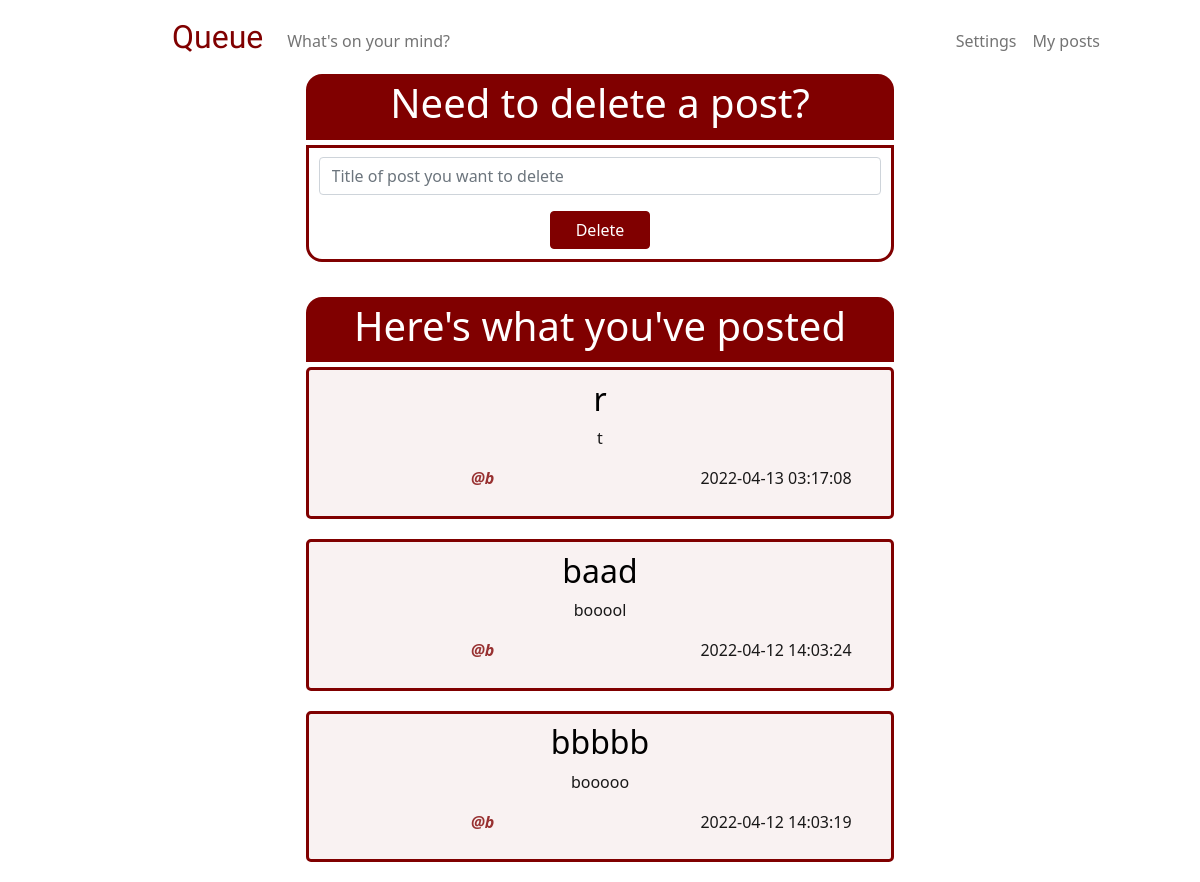
Before: /my-posts (signed in) with the older database file.
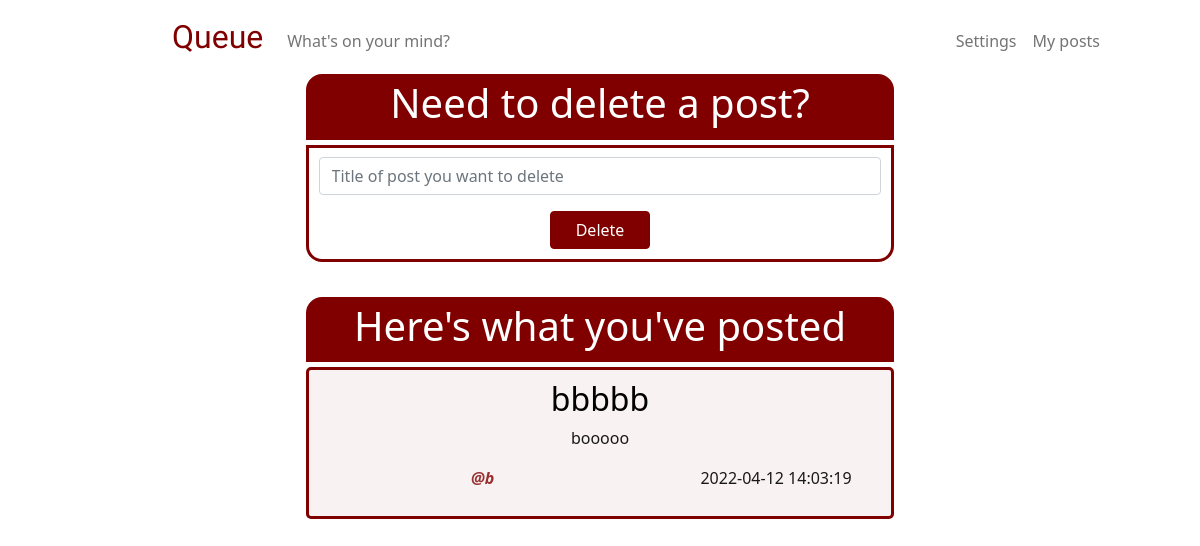
After: the same page with the newer database file.
### tables this page shows
CREATE TABLE 'posts' ('id' INTEGER PRIMARY KEY NOT NULL, 'content' TEXT NOT NULL, 'time' DATETIME DEFAULT CURRENT_TIMESTAMP, title TEXT, 'user_id'  INTEGER NOT NULL  , 'username' TEXT);

### app.py (the view)
@app.route("/my-posts", methods=["GET", "POST"])
@login_required
def my_posts():
    if request.method == "POST":
        if not request.form.get("delete-title"):
            error_delete_title = "*Type in title of post you want to delete"
            user_posts = db.execute("SELECT * FROM posts WHERE user_id = ? ORDER BY time DESC ", session["user_id"])
            return render_template("my_posts.html", error_delete_title=error_delete_title, user_posts= user_posts)
        delete_title = request.form.get("delete-title")
        rows = db.execute("SELECT * FROM posts WHERE  title = ? AND user_id = ? ", delete_title, session["user_id"])
        if len(rows) == 0:
            error_invalid_title = "*You don't have a post with such title"
            user_posts = db.execute("SELECT * FROM posts WHERE user_id = ? ORDER BY time DESC ", session["user_id"])
            return render_template("my_posts.html", error_invalid_title=error_invalid_title, user_posts= user_posts)
        else:
            delete_title = request.form.get("delete-title")
            db.execute("DELETE FROM posts WHERE title = ? AND user_id = ? ", delete_title, session["user_id"])
            user_posts = db.execute("SELECT * FROM posts WHERE user_id = ? ORDER BY time DESC ", session["user_id"])
            return render_template("my_posts.html", user_posts=user_posts)
    else:
        user_posts = db.execute("SELECT * FROM posts WHERE user_id = ? ORDER BY time DESC ", session["user_id"])
        return render_template("my_posts.html",  user_posts= user_posts)

### helpers.py (called while the page is built)
def login_required(f):
    @wraps(f)
    def decorated_function(*args, **kwargs):
        if session.get("user_id") is None:
            return redirect("/login")
        return f(*args, **kwargs)
    return decorated_function

### templates/my_posts.html (shortened to what this page needs)
{% extends "layout.html" %}
{% block main %}
    <div class="users-post-header">
        <h1> Need to delete a post? </h1>
    </div>
    <div class="users-post-container">
        <form action="/my-posts" method="post">
            <div class="mb-3">
                <input class="form-control" id="delete-title" name="delete-title" placeholder="Title of post you want to delete" type="text" >
            </div>
            <button class="btn btn-primary main-button" id="delete-button" type="submit"> Delete </button>
        </form>
    </div>
    <div class="others-post-header">
        <h1> Here's what you've posted </h1>
    </div>
    <div>
        {% for user_post in user_posts %}
            <div class="others-post-container">
                <h2>{{ user_post["title"] }} </h2>
                <p>{{ user_post["content"] }} </p>
                <div class="row">
                    <div class="column left">
                        <p class="username"><strong> @{{ user_post["username"] }} </strong></p>
                    </div>
                    <div class="column right">
                        <p> {{ user_post["time"] }} </p>
                    </div>
                </div>
            </div>
        {% endfor %}
    </div>
{% endblock %}

Changed rows visible on the page:
removed posts: title "r", content "t", username "b", time "2022-04-13 03:17:08"
removed posts: title "baad", content "booool", username "b", time "2022-04-12 14:03:24"
